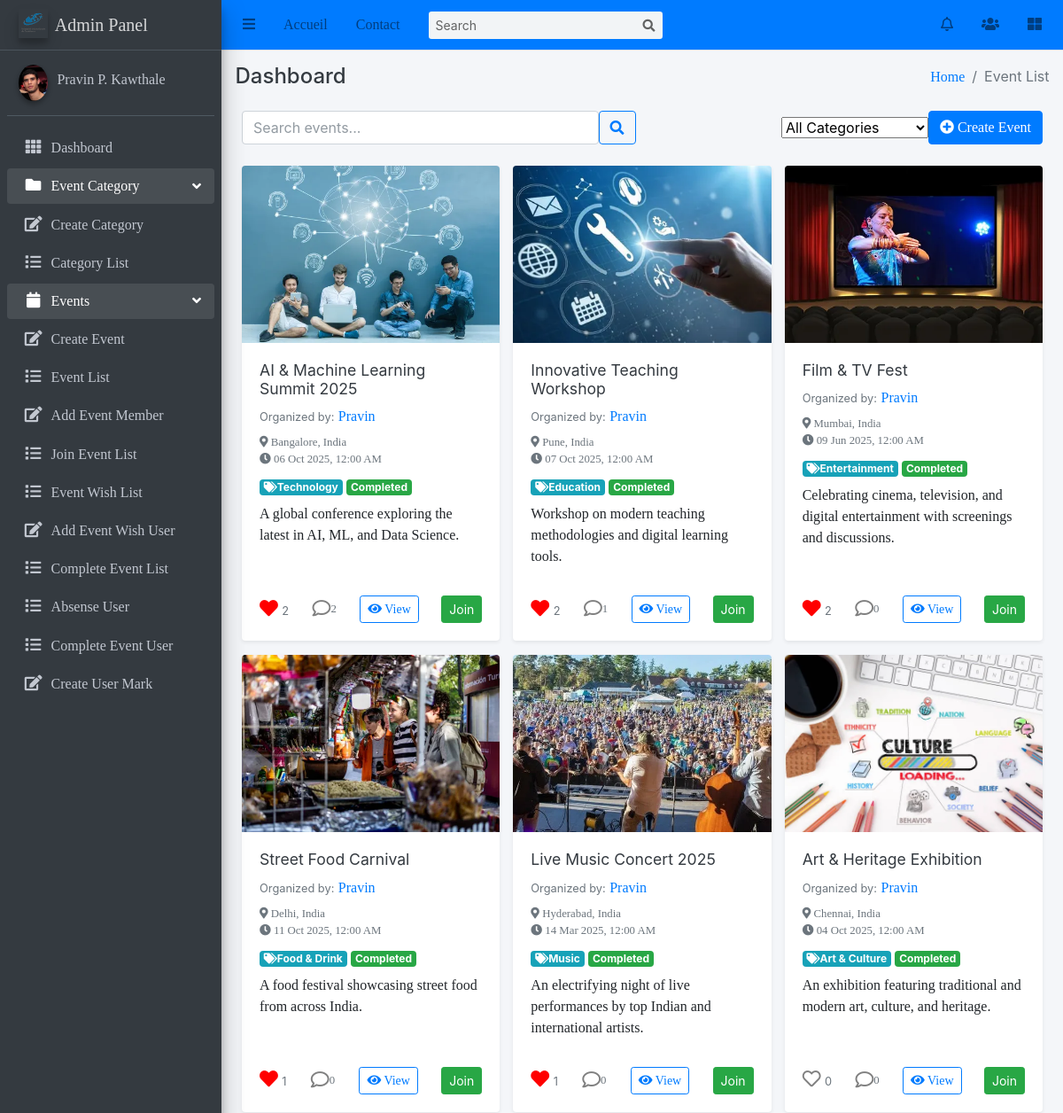
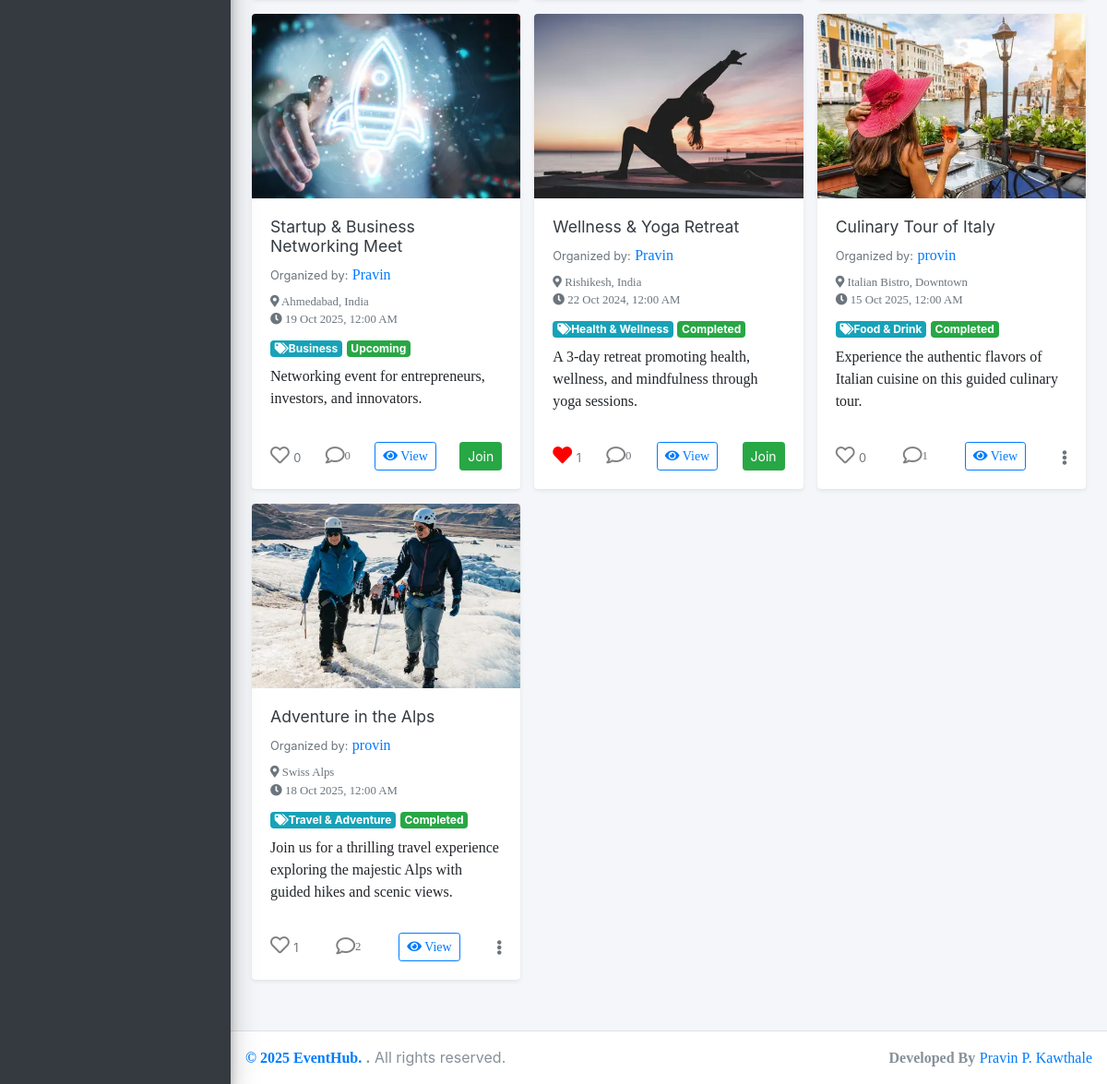
Screenshot of /Events/events/ (signed in) with the database file from the repository (2 pictures, top to bottom).
### Event/models.py (models this page shows, shortened)
class Event(models.Model):
    title = models.CharField(max_length=100)
    description = models.TextField()
    category = models.ForeignKey(Category, on_delete=models.SET_NULL, null=True, related_name="events")
    date = models.DateTimeField()
    location = models.CharField(max_length=300)
    start_time = models.TimeField()
    end_time = models.TimeField()
    created_at = models.DateTimeField(auto_now_add=True)
    updated_at = models.DateTimeField(auto_now=True)
    organizer = models.ForeignKey(User, on_delete=models.CASCADE, related_name='events_created')
    participants = models.ManyToManyField(User, related_name='events_participated', blank=True)
    image = models.ImageField(upload_to="event_images/", default="event_images/default.png")
    comments_enabled=models.BooleanField(default=True)
    likes=models.ManyToManyField(User,related_name='liked_events',blank=True)
    def is_likeby(self,user):
        return self.like_set.filter(user=user).exists()
    @property
    def get_status(self):
        now = timezone.now()
        event_start_datetime = self.date
        if now.date()==event_start_datetime.date():
            if self.start_time <= now.time() <= self.end_time:
                return "Ongoing"
            elif now.time() < self.start_time:
                return "Upcoming"
            else:
                return "Completed"
        if now > event_start_datetime:
            return "Completed"
        if now < event_start_datetime:
            return "Upcoming"
        return "Ongoing"
    class Meta:
        ordering = ['-start_time']

class Category(models.Model):
    name = models.CharField(max_length=100, unique=True)
    description = models.TextField(blank=True)
    slug = models.SlugField(unique=True, blank=True)
    favicon = models.ImageField(upload_to='category_favicons/', null=True, blank=True)

### Event/views.py (the view)
# urls.py: path('events/', views.EventList.as_view(), name='event_list'),
class EventList(ListView):
    model=Event
    template_name='Event/event_list.html'
    context_object_name='events'
    def get_queryset(self):
        qs=Event.objects.all().order_by('-start_time')
        category_filter = self.request.GET.get('category')
        if category_filter:
            qs = qs.filter(category__id=category_filter)
        user = self.request.user
        for event in qs:
            event.is_liked = event.is_likeby(user)
        return qs
    def get_context_data(self,**kwargs):
        context=super().get_context_data(**kwargs)
        context['categories']=Category.objects.all()
        context['selected_category'] = self.request.GET.get('category', '')
        return context

### user/context_processors.py (called while the page is built)
def notifications(request):
    if request.user.is_authenticated:
        navbar_notifications = Notification.objects.filter(
            receiver=request.user
        ).order_by('-timestamp')[:5]  # latest 5 notifications
        navbar_unread_count = Notification.objects.filter(
            receiver=request.user,
            is_read=False
        ).count()
    else:
        navbar_notifications = []
        navbar_unread_count = 0
    return {
        'navbar_notifications': navbar_notifications,
        'navbar_unread_count': navbar_unread_count
    }

### templates/Event/event_list.html (shortened to what this page needs)
{% extends 'base/base.html' %}
{% block breadcrumb %}Event List{% endblock breadcrumb %}
{% load static %}
{% block content %}
<div class="container-fluid">
    <div class="row mb-4 align-items-center">
        <div class="col-md-6">
            <form method="get" class="d-flex">
                <input type="text" name="q" class="form-control me-2" placeholder="Search events..." value="{{ request.GET.q }}">
                <button class="btn btn-outline-primary" type="submit">
                    <i class="fas fa-search"></i>
                </button>
            </form>
        </div>
        <div class="col-md-6 text-end d-flex justify-content-end align-items-center">
            <form method="get" class="d-inline me-2">
                <select name="category" class="form-select w-auto d-inline-block" onchange="this.form.submit()">
                    <option value="">All Categories</option>
                </select>
            </form>
            <a href="{% url 'create_event' %}" class="btn btn-primary ms-2">
                <i class="fas fa-plus-circle me-1"></i> Create Event
            </a>
        </div>
    </div>
    <div class="row g-4">
        {% for event in events %}
        <div class="col-md-4 d-flex">
            <div class="card shadow-sm border-0 rounded-4 overflow-hidden flex-fill">
                {% if event.image %}
                <img src="{{ event.image.url }}"
                     class="card-img-top rounded-top-4"
                     alt="{{ event.title }}"
                     style="height:200px; object-fit:cover;">
                {% else %}
                <img src="{% static 'img/user.jpg' %}"
                     class="card-img-top rounded-top-4"
                     alt="Default Event"
                     style="height:200px; object-fit:cover;">
                {% endif %}
                <div class="card-body d-flex flex-column">
                    <h5 class="card-title fw-bold text-dark mb-2" style="font-size:1.1rem;">
                        {{ event.title }}
                    </h5>
                    <div class="mb-2">
                        <span class="text-muted small me-1">Organized by:</span>
                        <a href="{% url 'user_profile' username=event.organizer.username %}"
                           class="fw-bold text-primary text-decoration-none">
                            {{ event.organizer.username }}
                        </a>
                    </div>
                    <p class="card-text text-muted small mb-2">
                        <i class="fas fa-map-marker-alt me-1"></i> {{ event.location }} <br>
                        <i class="fas fa-clock me-1"></i> {{ event.date|date:"d M Y, h:i A" }}
                    </p>
                    <div class="mb-2">
                        {% if event.category %}
                        <span class="badge bg-info">
                            <i class="fas fa-tags me-1"></i>{{ event.category.name }}
                        </span>
                        {% endif %}
                        <span class="badge bg-success">{{ event.get_status }}</span>
                    </div>
                    <p class="card-text flex-grow-1">{{ event.description|truncatewords:20 }}</p>
                    <div class="d-flex justify-content-between align-items-center mt-3">
                        <form action="{% url 'like_event' event.pk %}" method="post" class="d-inline me-2">
                            <button type="submit" style="background:none; border:none;" class="p-0 m-0">
                                {% if event.is_liked %}
                                    <i class="fas fa-heart" style="color:red; font-size:1.3rem;"></i>
                                {% else %}
                                    <i class="far fa-heart" style="color:gray; font-size:1.3rem;"></i>
                                {% endif %}
                            </button>
                            <span class="ms-1 small text-muted">{{ event.like_set.count }}</span>
                        </form>
                        <a href="{% url 'comment_event' event.pk %}" class="btn p-0 m-0 d-flex align-items-center text-decoration-none">
                            <i class="far fa-comment" style="color:gray; font-size:1.3rem;"></i>
                            <span class="ms-1 small text-muted">{{ event.comments.count }}</span>
                        </a>
                        <a href="{% url 'event_detail' event.pk %}" class="btn btn-sm btn-outline-primary">
                            <i class="fas fa-eye"></i> View
                        </a>
                        {% if request.user != event.organizer %}
                        <form action="{% url 'join_event' event.id %}" method="post" class="d-inline">
                            <button type="submit" class="btn btn-sm btn-success">
                                {% if request.user in event.participants.all %}
                                    Leave
                                {% else %}
                                    Join
                                {% endif %}
                            </button>
                        </form>
                        {% endif %}
                        {% if request.user == event.organizer %}
                        <div class="dropdown">
                            <button class="btn p-0 m-0 text-secondary" type="button" id="dropdownMenu{{ event.pk }}" data-bs-toggle="dropdown" aria-expanded="false" style="border: none; background: transparent;">
                                <i class="fas fa-ellipsis-v"></i>
                            </button>
                        </div>
                        {% endif %}
                    </div>
                </div>
            </div>
        </div>
        {% empty %}
        <div class="col-12 text-center">
            <div class="alert alert-info">
                <i class="fas fa-info-circle me-1"></i> No events found.
            </div>
        </div>
        {% endfor %}
    </div>
    <div class="d-flex justify-content-center mt-4">
    </div>
</div>
{% endblock content %}

### rows the page displays
Event: image (picture), title "AI & Machine Learning Summit 2025", organizer.username "Pravin", location "Bangalore, India", date "06 Oct 2025, 12:00 AM", category.name "Technology", get_status "Completed", description "A global conference exploring the latest in AI, ML, and Data Science.", like_set.count "2", comments.count "2", shows "Join"
Event: image (picture), title "Innovative Teaching Workshop", organizer.username "Pravin", location "Pune, India", date "07 Oct 2025, 12:00 AM", category.name "Education", get_status "Completed", description "Workshop on modern teaching methodologies and digital learning tools.", like_set.count "2", comments.count "1", shows "Join"
Event: image (picture), title "Film & TV Fest", organizer.username "Pravin", location "Mumbai, India", date "09 Jun 2025, 12:00 AM", category.name "Entertainment", get_status "Completed", description "Celebrating cinema, television, and digital entertainment with screenings and discussions.", like_set.count "2", comments.count "0", shows "Join"
Event: image (picture), title "Street Food Carnival", organizer.username "Pravin", location "Delhi, India", date "11 Oct 2025, 12:00 AM", category.name "Food & Drink", get_status "Completed", description "A food festival showcasing street food from across India.", like_set.count "1", comments.count "0", shows "Join"
Event: image (picture), title "Live Music Concert 2025", organizer.username "Pravin", location "Hyderabad, India", date "14 Mar 2025, 12:00 AM", category.name "Music", get_status "Completed", description "An electrifying night of live performances by top Indian and international artists.", like_set.count "1", comments.count "0", shows "Join"
Event: image (picture), title "Art & Heritage Exhibition", organizer.username "Pravin", location "Chennai, India", date "04 Oct 2025, 12:00 AM", category.name "Art & Culture", get_status "Completed", description "An exhibition featuring traditional and modern art, culture, and heritage.", like_set.count "0", comments.count "0", shows "Join"
Event: image (picture), title "Startup & Business Networking Meet", organizer.username "Pravin", location "Ahmedabad, India", date "19 Oct 2025, 12:00 AM", category.name "Business", get_status "Upcoming", description "Networking event for entrepreneurs, investors, and innovators.", like_set.count "0", comments.count "0", shows "Join"
Event: image (picture), title "Wellness & Yoga Retreat", organizer.username "Pravin", location "Rishikesh, India", date "22 Oct 2024, 12:00 AM", category.name "Health & Wellness", get_status "Completed", description "A 3-day retreat promoting health, wellness, and mindfulness through yoga sessions.", like_set.count "1", comments.count "0", shows "Join"
Event: image (picture), title "Culinary Tour of Italy", organizer.username "provin", location "Italian Bistro, Downtown", date "15 Oct 2025, 12:00 AM", category.name "Food & Drink", get_status "Completed", description "Experience the authentic flavors of Italian cuisine on this guided culinary tour.", like_set.count "0", comments.count "1"
Event: image (picture), title "Adventure in the Alps", organizer.username "provin", location "Swiss Alps", date "18 Oct 2025, 12:00 AM", category.name "Travel & Adventure", get_status "Completed", description "Join us for a thrilling travel experience exploring the majestic Alps with guided hikes and scenic views.", like_set.count "1", comments.count "2"
